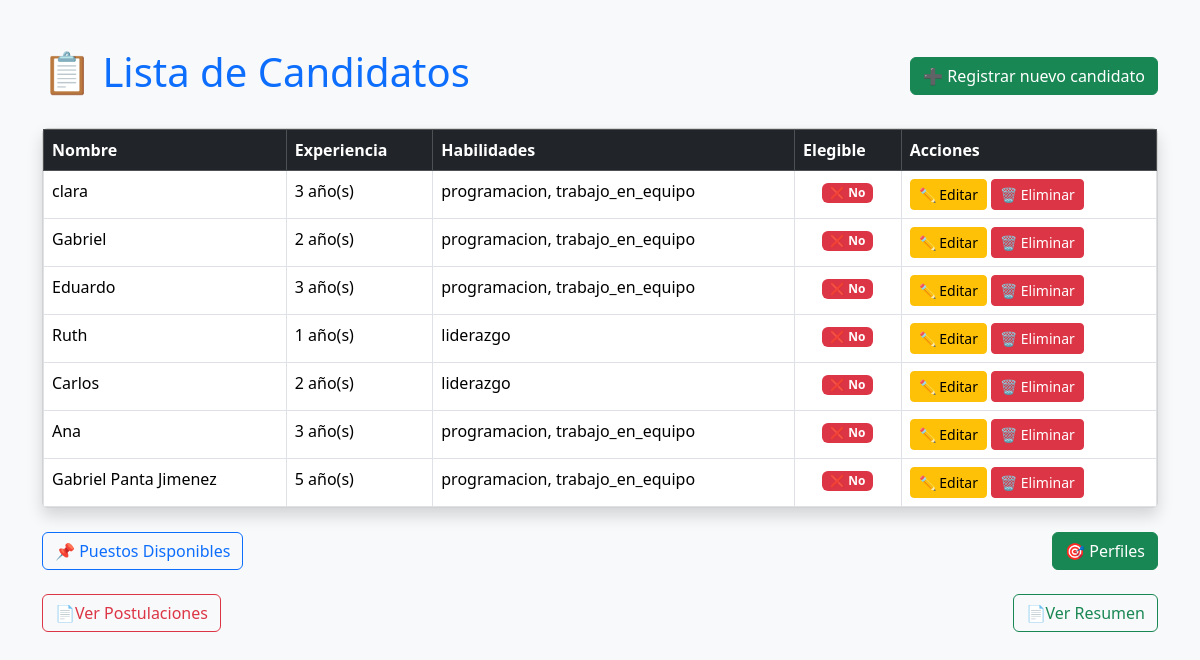
The app's page /, older data.
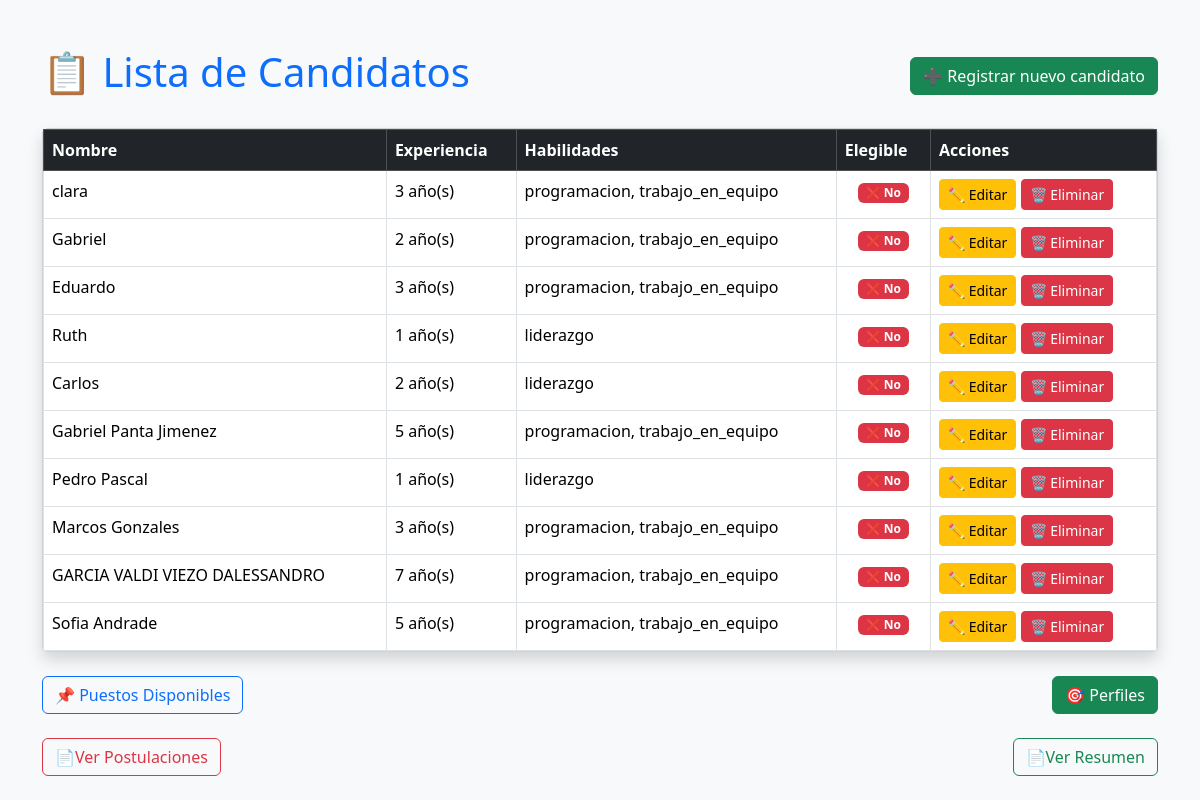
The same page, newer data.
### evaluador/models.py (models this page shows, shortened)
class Candidato(models.Model):
    nombre = models.CharField(max_length=100)
    experiencia = models.IntegerField()
    habilidades = models.TextField()
    estudios = models.CharField(max_length=100)
    personalidad = models.CharField(max_length=100)
    es_elegible = models.BooleanField(default=False)
    @property
    def lista_habilidades(self):
        return [h.strip() for h in self.habilidades.split(',')]

### evaluador/views.py (the view)
# urls.py: path('', views.index, name='index'),
def index(request):
    candidatos = Candidato.objects.all()
    resultados = [(c, evaluar_candidato(c.nombre)) for c in candidatos]
    return render(request, 'evaluador/index.html', {'resultados': resultados})

### evaluador/views.py (called while the page is built)
def evaluar_candidato(nombre):
    prolog = Prolog()
    prolog.consult("evaluador/logica.pl")
    nombre = nombre.lower().replace(" ", "_")
    result = list(prolog.query(f"elegible({nombre})"))
    return len(result) > 0

### evaluador/templates/evaluador/index.html (shortened to what this page needs)
<!DOCTYPE html>
<html lang="es">
<head>
    <link href="https://cdn.jsdelivr.net/npm/bootstrap@5.3.3/dist/css/bootstrap.min.css" rel="stylesheet">
</head>
<body class="bg-light">
    <div class="container mt-5">
        <div class="d-flex justify-content-between align-items-center mb-4">
            <h1 class="text-primary">📋 Lista de Candidatos</h1>
            <a href="/nuevo" class="btn btn-success">➕ Registrar nuevo candidato</a>
        </div>
        <div class="card shadow">
            <div class="card-body p-0">
                <table class="table table-hover table-bordered mb-0">
                    <thead class="table-dark">
                        <tr>
                            <th>Nombre</th>
                            <th>Experiencia</th>
                            <th>Habilidades</th>
                            <th>Elegible</th>
                            <th>Acciones</th>
                        </tr>
                    </thead>
                    <tbody>
                        {% for candidato, elegible in resultados %}
                        <tr>
                            <td>{{ candidato.nombre }}</td>
                            <td>{{ candidato.experiencia }} año(s)</td>
                            <td>{{ candidato.lista_habilidades|join:", " }}</td>
                            <td class="text-center">
                                {% if elegible %}
                                <span class="badge bg-success">✅ Sí</span>
                                {% else %}
                                <span class="badge bg-danger">❌ No</span>
                                {% endif %}
                            </td>
                            <td>
                                <a href="{% url 'editar_candidato' candidato.id %}" class="btn btn-sm btn-warning">✏️ Editar</a>
                                <a href="{% url 'eliminar_candidato' candidato.id %}" class="btn btn-sm btn-danger"
                                    onclick="return confirm('¿Estás seguro de eliminar este candidato?');">🗑️ Eliminar</a>
                            </td>
                        </tr>
                        {% empty %}
                        <tr>
                            <td colspan="4" class="text-center text-muted">No hay candidatos registrados.</td>
                        </tr>
                        {% endfor %}
                    </tbody>
                </table>
            </div>
        </div>
        <br>
        <div class="d-flex justify-content-between align-items-center mb-4">
            <a href="/puestos" class="btn btn-outline-primary">📌 Puestos Disponibles</a>
            <a href="/perfiles" class="btn btn-success">🎯 Perfiles</a>
        </div>
        <div class="d-flex justify-content-between align-items-center mb-4">
            <a href="/postulaciones" class="btn btn-outline-danger">📄Ver Postulaciones</a>
            <a href="/resumen" class="btn btn-outline-success">📄Ver Resumen</a>
        </div>
    </div>
</body>
</html>

Row changes from the older to the newer data that the page shows:
removed Candidato: nombre "Ana", experiencia "3", lista_habilidades "programacion, trabajo_en_equipo"
added Candidato: nombre "Pedro Pascal", experiencia "1", lista_habilidades "liderazgo"
added Candidato: nombre "Marcos Gonzales", experiencia "3", lista_habilidades "programacion, trabajo_en_equipo"
added Candidato: nombre "GARCIA VALDI VIEZO DALESSANDRO", experiencia "7", lista_habilidades "programacion, trabajo_en_equipo"
added Candidato: nombre "Sofia Andrade", experiencia "5", lista_habilidades "programacion, trabajo_en_equipo"
